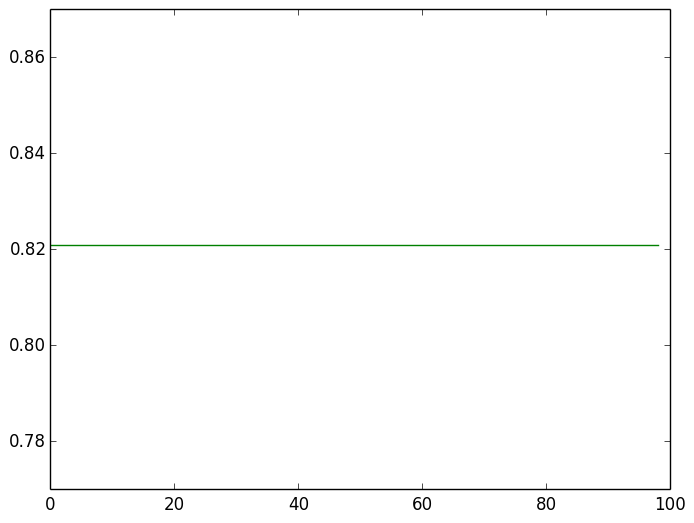

Source code (Python):
from __future__ import print_function
from sklearn.lda import LDA
import numpy as np
import pandas as pd
from keras.utils.np_utils import to_categorical
from sklearn.metrics import accuracy_score

import sys
import matplotlib.pyplot as plt
from matplotlib.pylab import savefig


################################
# IMPORT DATA
################################

train_labeled = pd.read_hdf('train_labeled.h5', 'train')
print(train_labeled.shape)  # shape: y + 128 x = 129 columns
train_unlabeled = pd.read_hdf('train_unlabeled.h5', 'train')
print(train_unlabeled.shape) # shape: 128 x columns
test = pd.read_hdf('test.h5', 'test')
print(test.shape) # shape: 128 columns (we have no ID column, which we need to add to our sub file later)

################################
# PRE PROCESSING
################################

# Training Data
X = train_labeled.values[:, 1:] # shape = (9000, 128)
y = train_labeled.values[:, 0]



#shuffle and create test and cv set
indices = np.arange(X.shape[0])
np.random.shuffle(indices)
X_train = X[indices[:6000], :]
y_train = y[indices[:6000]]
X_cv =  X[indices[6000:7000], :]
y_cv = y[indices[6000:7000]]
X_t = X[indices[7000:], :]
y_t = y[indices[7000:]]

# Test Data
X_test = test.values[:, :]
id_values = np.arange(30000, 30000+test.shape[0], dtype = int)

# Sanity Check
print("X:")
print(X.shape)
print("y:")
print(y.shape)
print("X_test")
print(X_test.shape)



################################################
# Apply kNN on unlabeled data #
################################################

ks = np.arange(1, 100)
train_list = []
ind_list = []
best_acc = 0.0
best_model = None
for k in ks:
    rfc = LDA(n_components=k)
    rfc.fit(X_train, y_train)
    knn_pred = rfc.predict(X_cv)
    acc = accuracy_score(y_cv, knn_pred)
    if acc > best_acc:
        best_model = rfc
        best_acc = acc
        print("New best LDA model for k: {} and acc: {}".format(k, acc))
    train_list.append(acc)

test_pred = best_model.predict(X_t)
acc = accuracy_score(y_t, test_pred)
print("Final test accuracy is: ", acc)


ind = np.arange(len(train_list))
plt.plot(ind, train_list, 'g')
savefig('LDA.png', bbox_inches='tight')
plt.show()
print("Done!")
sys.exit(0)
